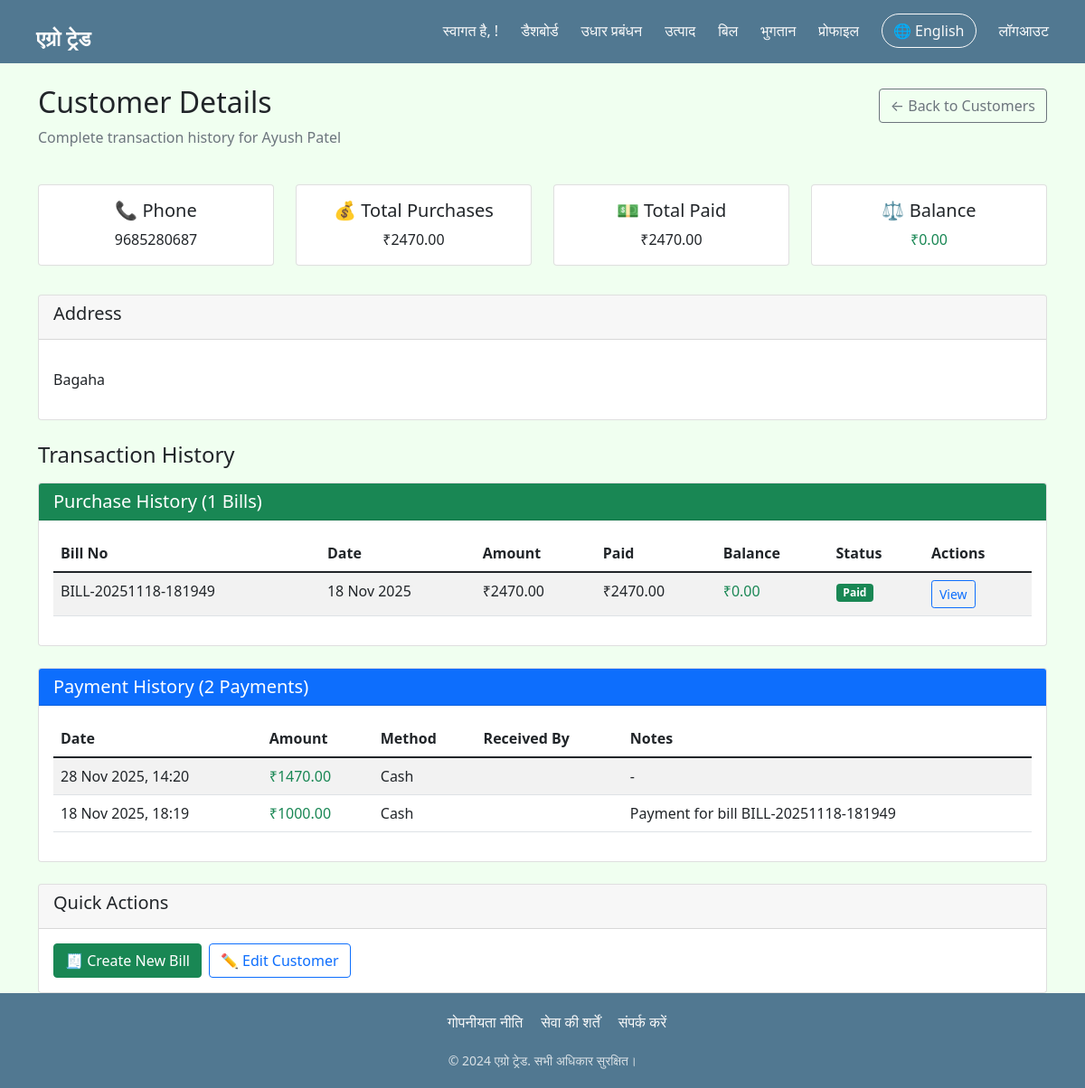
/customers/2/ (signed in), run on the app's committed database.
### myApp/models.py (models this page shows, shortened)
class Customer(models.Model):
    name = models.CharField(max_length=100)
    phone = models.CharField(max_length=15, unique=True)
    address = models.TextField()
    outstanding_balance = models.DecimalField(max_digits=12, decimal_places=2, default=0)
    created_at = models.DateTimeField(auto_now_add=True)
    created_by = models.ForeignKey(User, on_delete=models.SET_NULL, null=True)

class Bill(models.Model):
    bill_number = models.CharField(max_length=20, unique=True)
    customer = models.ForeignKey(Customer, on_delete=models.CASCADE)
    date = models.DateTimeField(default=timezone.now)
    total_amount = models.DecimalField(max_digits=12, decimal_places=2)
    paid_amount = models.DecimalField(max_digits=12, decimal_places=2, default=0)
    remaining_amount = models.DecimalField(max_digits=12, decimal_places=2)
    payment_status = models.CharField(max_length=20, choices=[
        ('paid', 'Paid'),
        ('partial', 'Partial'),
        ('pending', 'Pending')
    ], default='pending')
    created_by = models.ForeignKey(User, on_delete=models.SET_NULL, null=True)

class Payment(models.Model):
    customer = models.ForeignKey(Customer, on_delete=models.CASCADE)
    bill = models.ForeignKey(Bill, on_delete=models.SET_NULL, null=True, blank=True)
    amount = models.DecimalField(max_digits=12, decimal_places=2)
    date = models.DateTimeField(default=timezone.now)
    payment_method = models.CharField(max_length=50, choices=[
        ('cash', 'Cash'),
        ('upi', 'UPI'),
        ('bank', 'Bank Transfer')
    ])
    received_by = models.ForeignKey(User, on_delete=models.SET_NULL, null=True)
    notes = models.TextField(blank=True)

### myApp/views.py (the view)
# urls.py: path('customers/<int:customer_id>/', views.customer_detail, name='customer_detail'),
@login_required
def customer_detail(request, customer_id):
    customer = get_object_or_404(Customer, id=customer_id)
    bills = Bill.objects.filter(customer=customer).order_by('-date').prefetch_related('items')
    payments = Payment.objects.filter(customer=customer).order_by('-date')
    total_bills = bills.count()
    total_paid = sum(payment.amount for payment in payments)
    total_purchases = sum(bill.total_amount for bill in bills)
    payment_history = []
    for payment in payments:
        payment_history.append({
            'type': 'payment',
            'date': payment.date,
            'amount': payment.amount,
            'details': f"Payment received - {payment.get_payment_method_display()}"
        })
    for bill in bills:
        payment_history.append({
            'type': 'purchase',
            'date': bill.date,
            'amount': bill.total_amount,
            'details': f"Purchase - {bill.bill_number}"
        })
    payment_history.sort(key=lambda x: x['date'], reverse=True)
    context = {
        'customer': customer,
        'bills': bills,
        'payments': payments,
        'payment_history': payment_history[:20],  # Last 20 transactions
        'total_bills': total_bills,
        'total_paid': total_paid,
        'total_purchases': total_purchases,
        'outstanding_balance': customer.outstanding_balance
    }
    return render(request, 'customer_detail.html', context)

### templates/customer_detail.html (shortened to what this page needs)
{% extends "base.html" %}
{% block content %}
<div class="row">
    <div class="col-12">
        <div class="d-flex justify-content-between align-items-center">
            <h2>Customer Details</h2>
            <a href="{% url 'customer_list' %}" class="btn btn-outline-secondary">
                ← Back to Customers
            </a>
        </div>
        <p class="text-muted">Complete transaction history for {{ customer.name }}</p>
    </div>
</div>
<div class="row mt-4">
    <div class="col-md-3 mb-3">
        <div class="card text-center">
            <div class="card-body">
                <h5 class="card-title">📞 Phone</h5>
                <p class="card-text">{{ customer.phone }}</p>
            </div>
        </div>
    </div>
    <div class="col-md-3 mb-3">
        <div class="card text-center">
            <div class="card-body">
                <h5 class="card-title">💰 Total Purchases</h5>
                <p class="card-text">₹{{ total_purchases }}</p>
            </div>
        </div>
    </div>
    <div class="col-md-3 mb-3">
        <div class="card text-center">
            <div class="card-body">
                <h5 class="card-title">💵 Total Paid</h5>
                <p class="card-text">₹{{ total_paid }}</p>
            </div>
        </div>
    </div>
    <div class="col-md-3 mb-3">
        <div class="card text-center">
            <div class="card-body">
                <h5 class="card-title">⚖️ Balance</h5>
                <p class="card-text {% if outstanding_balance > 0 %}text-danger{% else %}text-success{% endif %}">
                    ₹{{ outstanding_balance }}
                </p>
            </div>
        </div>
    </div>
</div>
<div class="row mt-3">
    <div class="col-12">
        <div class="card">
            <div class="card-header">
                <h5>Address</h5>
            </div>
            <div class="card-body">
                <p class="card-text">{{ customer.address|linebreaks }}</p>
            </div>
        </div>
    </div>
</div>
<div class="row mt-4">
    <div class="col-12">
        <h4>Transaction History</h4>
        <div class="card mt-3">
            <div class="card-header bg-success text-white">
                <h5 class="mb-0">Purchase History ({{ bills.count }} Bills)</h5>
            </div>
            <div class="card-body">
                <div class="table-responsive">
                    <table class="table table-striped">
                        <thead>
                            <tr>
                                <th>Bill No</th>
                                <th>Date</th>
                                <th>Amount</th>
                                <th>Paid</th>
                                <th>Balance</th>
                                <th>Status</th>
                                <th>Actions</th>
                            </tr>
                        </thead>
                        <tbody>
                            {% for bill in bills %}
                            <tr>
                                <td>{{ bill.bill_number }}</td>
                                <td>{{ bill.date|date:"d M Y" }}</td>
                                <td>₹{{ bill.total_amount }}</td>
                                <td>₹{{ bill.paid_amount }}</td>
                                <td class="{% if bill.remaining_amount > 0 %}text-danger{% else %}text-success{% endif %}">
                                    ₹{{ bill.remaining_amount }}
                                </td>
                                <td>
                                    <span class="badge {% if bill.payment_status == 'paid' %}bg-success{% elif bill.payment_status == 'partial' %}bg-warning{% else %}bg-danger{% endif %}">
                                        {{ bill.get_payment_status_display }}
                                    </span>
                                </td>
                                <td>
                                    <a href="{% url 'bill_detail' bill.id %}" class="btn btn-sm btn-outline-primary">
                                        View
                                    </a>
                                </td>
                            </tr>
                            {% empty %}
                            <tr>
                                <td colspan="7" class="text-center">No bills found</td>
                            </tr>
                            {% endfor %}
                        </tbody>
                    </table>
                </div>
            </div>
        </div>
        <div class="card mt-4">
            <div class="card-header bg-primary text-white">
                <h5 class="mb-0">Payment History ({{ payments.count }} Payments)</h5>
            </div>
            <div class="card-body">
                <div class="table-responsive">
                    <table class="table table-striped">
                        <thead>
                            <tr>
                                <th>Date</th>
                                <th>Amount</th>
                                <th>Method</th>
                                <th>Received By</th>
                                <th>Notes</th>
                            </tr>
                        </thead>
                        <tbody>
                            {% for payment in payments %}
                            <tr>
                                <td>{{ payment.date|date:"d M Y, H:i" }}</td>
                                <td class="text-success">₹{{ payment.amount }}</td>
                                <td>{{ payment.get_payment_method_display }}</td>
                                <td>{{ payment.received_by.get_full_name }}</td>
                                <td>{{ payment.notes|default:"-" }}</td>
                            </tr>
                            {% empty %}
                            <tr>
                                <td colspan="5" class="text-center">No payments found</td>
                            </tr>
                            {% endfor %}
                        </tbody>
                    </table>
                </div>
            </div>
        </div>
    </div>
</div>
<div class="row mt-4">
    <div class="col-12">
        <div class="card">
            <div class="card-header">
                <h5>Quick Actions</h5>
            </div>
            <div class="card-body">
                <div class="d-flex gap-2 flex-wrap">
                    <a href="{% url 'create_bill' %}?customer_id={{ customer.id }}" class="btn btn-success">
                        🧾 Create New Bill
                    </a>
                    <a href="#" class="btn btn-outline-primary">
                        ✏️ Edit Customer
                    </a>
                </div>
            </div>
        </div>
    </div>
</div>
{% endblock %}

### templates/base.html (style rules this page uses)
:root { --primary: #517891; --primary-light: #77B1D4; --dark: #90D5FF; --white: #FAFAFA; --underline: #90DFFF; }
* { margin: 0; padding: 0; box-sizing: border-box; }
body { background-color: honeydew; min-height: 100vh; display: flex; flex-direction: column; }

### data on the page
Customer: name "Ayush Patel", phone "9685280687", outstanding_balance "0.00", address "Bagaha"
Bill: bill_number "BILL-20251118-181949", date "18 Nov 2025", total_amount "2470.00", paid_amount "2470.00", remaining_amount "0.00", payment_status "Paid"
Payment: date "28 Nov 2025, 14:20", amount "1470.00", payment_method "Cash", notes "-"
Payment: date "18 Nov 2025, 18:19", amount "1000.00", payment_method "Cash", notes "Payment for bill BILL-20251118-181949"

### other printed values
{{ total_purchases }} "2470.00"
{{ total_paid }} "2470.00"
{{ bills.count }} "1"
{{ payments.count }} "2"
